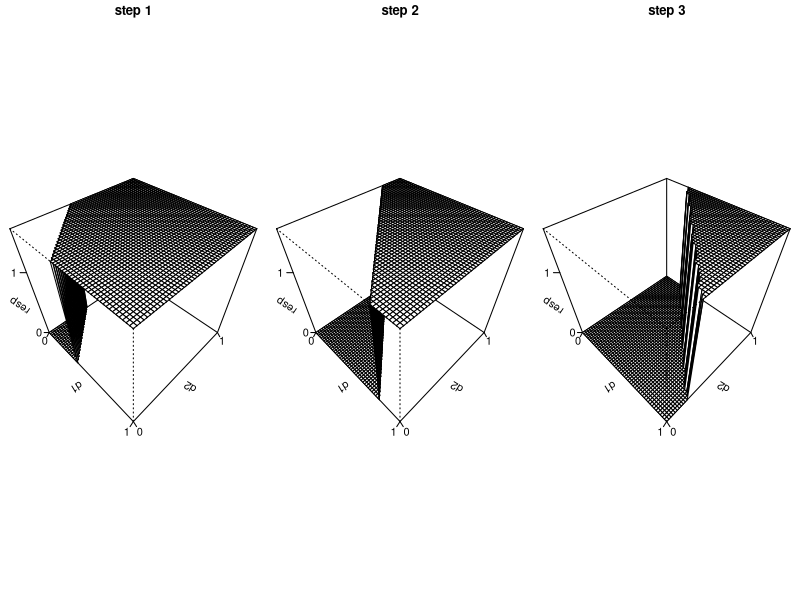

Source code (R):
getwd()
jpeg("true-step.jpg", res = 500, width = 6, height = 3, unit = "in")
par(mfrow=c(1,3))
par(mai=c(0.2, 0, 0.2, 0))
#max(outer(d1, d2, gen.sigmoid))
### step function
### dose levels for drug A and B in 3D plots:
d1 <- seq(0, 1, by = 0.02)
d2 <- d1
### treatment groups dose levels: 9 dose level as an example
dose.d1 <- c(0, 0.6, 1)
dose.d2 <- c(0, 0.6, 1)
doses <- data.frame(d1 = rep(dose.d1, each = length(dose.d1)), 
                    d2 = rep(dose.d2, length(dose.d2)))
gen.step <- function(x, y){
  ifelse(x + y <= a, 0, 1.5)
}
a <- 0.4
persp(x = d1, y = d2, z = outer(d1, d2, gen.step), phi = 45, theta = 45,
      xlab = "d1", ylab = "d2", zlim = c(0, 1.5),
      zlab = "resp", ticktype = "detailed", nticks = 2, main = "step 1")

gen.step <- function(x, y){
  ifelse(x + y <= a, 0, 1.5)
}
a <- 0.8
persp(x = d1, y = d2, z = outer(d1, d2, gen.step), phi = 45, theta = 45,
      xlab = "d1", ylab = "d2", zlim = c(0, 1.5),
      zlab = "resp", ticktype = "detailed", nticks = 2, main = "step 2")

gen.step <- function(x, y){
  ifelse(x + y <= a, 0, 1.5)
}
a <- 1.2
persp(x = d1, y = d2, z = outer(d1, d2, gen.step), phi = 45, theta = 45,
      xlab = "d1", ylab = "d2", zlim = c(0, 1.5),
      zlab = "resp", ticktype = "detailed", nticks = 2, main = "step 3")

dev.off()

